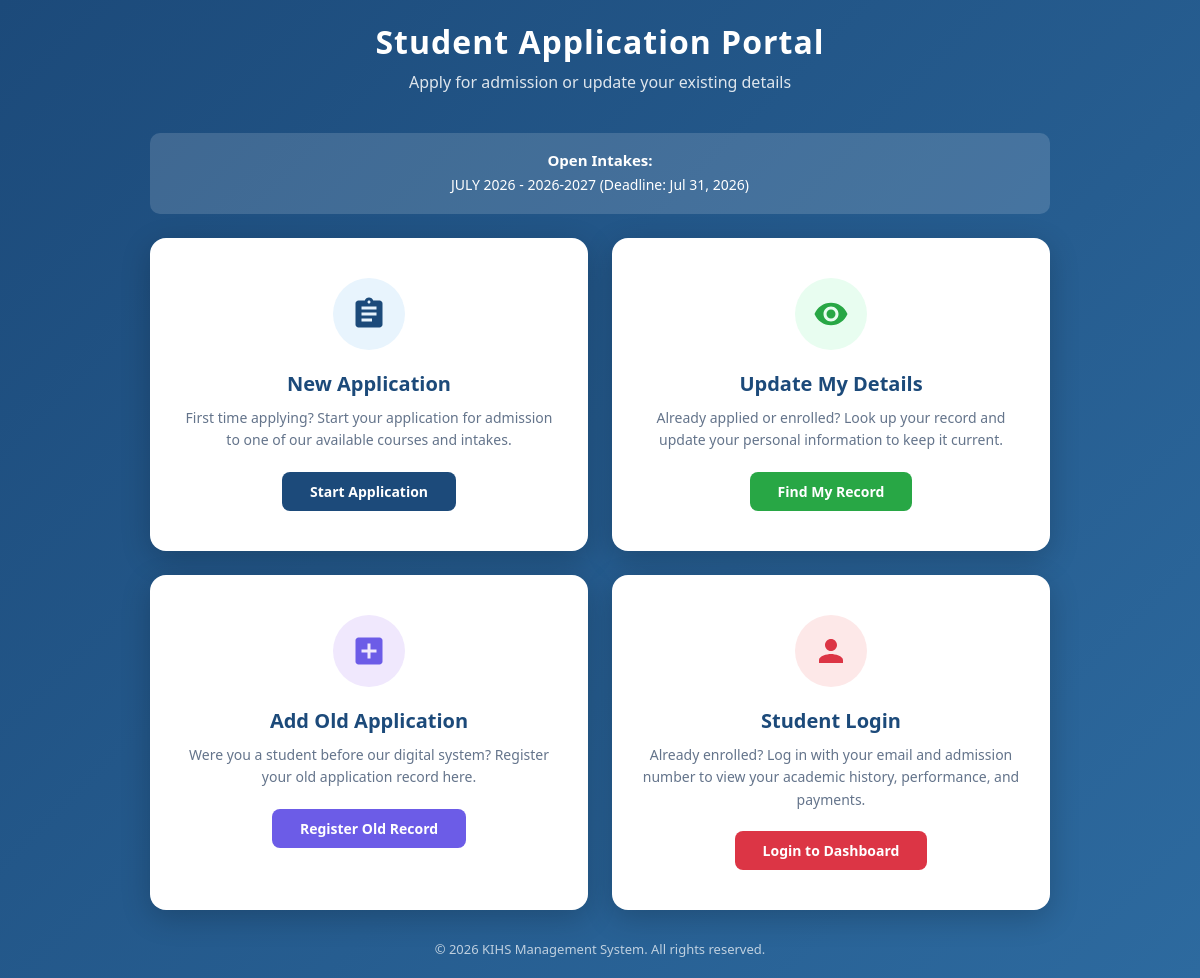
/portal/portal/, run on the app's committed database.
### academics/models.py (models this page shows, shortened)
class Intake(models.Model):
    STATUS_CHOICES = [
        ('OPEN', 'Open'),
        ('CLOSED', 'Closed'),
        ('UPCOMING', 'Upcoming'),
    ]
    name = models.CharField(max_length=100, help_text="Intake name, e.g., January 2026 Intake")
    academic_year = models.ForeignKey('AcademicYear', on_delete=models.CASCADE, related_name='intakes')
    start_date = models.DateField(help_text="Start date for this intake")
    end_date = models.DateField(help_text="Application deadline for this intake")
    status = models.CharField(max_length=15, choices=STATUS_CHOICES, default='UPCOMING')
    description = models.TextField(blank=True, help_text="Description of the intake")
    created_at = models.DateTimeField(auto_now_add=True)
    class Meta:
        verbose_name = 'Intake'
        verbose_name_plural = 'Intakes'
        ordering = ['-start_date']

class AcademicYear(models.Model):
    name = models.CharField(max_length=50, help_text="e.g., 2024-2025", null=True, blank=True)
    start_date = models.DateField(help_text="Start date of the academic year", null=True, blank=True)
    end_date = models.DateField(help_text="End date of the academic year", null=True, blank=True)
    is_current = models.BooleanField(default=False, help_text="Mark as current academic year")
    created_at = models.DateTimeField(auto_now_add=True, null=True)
    class Meta:
        verbose_name = 'Academic Year'
        verbose_name_plural = 'Academic Years'
        ordering = ['-start_date']

### admissions/views.py (the view)
# urls.py: path('portal/', views.portal_landing, name='portal_landing'),
def portal_landing(request):
    open_intakes = Intake.objects.filter(status='OPEN').select_related('academic_year')
    courses = Course.objects.all().order_by('name')
    return render(request, 'admissions/portal/landing.html', {
        'open_intakes': open_intakes,
        'courses': courses,
    })

### SchoolManagementSystem/context_processors.py (called while the page is built)
def dashboard_stats(request):
    total_admissions = AdmissionStudent.objects.count()
    enrolled = AdmissionStudent.objects.filter(enrollment_status='ENROLLED').count()
    completed = AdmissionStudent.objects.filter(enrollment_status='COMPLETED').count()
    withdrawn = AdmissionStudent.objects.filter(enrollment_status='WITHDRAWN').count()
    deferred = AdmissionStudent.objects.filter(enrollment_status='DEFERRED').count()
    pending = AdmissionStudent.objects.filter(enrollment_status='PENDING').count()
    active_enrolled = AcademicStudent.objects.count()
    return {
        'stats_total_students': total_admissions,
        'stats_enrolled': active_enrolled,
        'stats_completed': completed,
        'stats_withdrawn': withdrawn,
        'stats_deferred': deferred,
        'stats_pending': pending,
    }

### admissions/templates/admissions/portal/landing.html (shortened to what this page needs)
<!DOCTYPE html>
<html lang="en">
<head>
</head>
<body>
    <div class="portal-wrapper">
        <div class="portal-header">
            <h1>Student Application Portal</h1>
            <p>Apply for admission or update your existing details</p>
        </div>
        {% if open_intakes %}
        <div class="intake-info">
            <strong>Open Intakes:</strong>
            {% for intake in open_intakes %}
                <p>{{ intake.name }} - {{ intake.academic_year.name|default:"" }} (Deadline: {{ intake.end_date|date:"M d, Y" }})</p>
            {% endfor %}
        </div>
        {% endif %}
        <div class="portal-cards" style="margin-top: 24px;">
            <a href="{% url 'apply' %}" class="portal-card">
                <div class="card-icon new">
                    <svg viewBox="0 0 24 24"><path d="M19 3h-4.18C14.4 1.84 13.3 1 12 1c-1.3 0-2.4.84-2.82 2H5c-1.1 0-2 .9-2 2v14c0 1.1.9 2 2 2h14c1.1 0 2-.9 2-2V5c0-1.1-.9-2-2-2zm-7 0c.55 0 1 .45 1 1s-.45 1-1 1-1-.45-1-1 .45-1 1-1zm2 14H7v-2h7v2zm3-4H7v-2h10v2zm0-4H7V7h10v2z"/></svg>
                </div>
                <h2>New Application</h2>
                <p>First time applying? Start your application for admission to one of our available courses and intakes.</p>
                <span class="card-btn new">Start Application</span>
            </a>
            <a href="{% url 'lookup_application' %}" class="portal-card">
                <div class="card-icon update">
                    <svg viewBox="0 0 24 24"><path d="M12 4.5C7 4.5 2.73 7.61 1 12c1.73 4.39 6 7.5 11 7.5s9.27-3.11 11-7.5c-1.73-4.39-6-7.5-11-7.5zM12 17c-2.76 0-5-2.24-5-5s2.24-5 5-5 5 2.24 5 5-2.24 5-5 5zm0-8c-1.66 0-3 1.34-3 3s1.34 3 3 3 3-1.34 3-3-1.34-3-3-3z"/></svg>
                </div>
                <h2>Update My Details</h2>
                <p>Already applied or enrolled? Look up your record and update your personal information to keep it current.</p>
                <span class="card-btn update">Find My Record</span>
            </a>
            <a href="{% url 'add_old_application' %}" class="portal-card">
                <div class="card-icon old">
                    <svg viewBox="0 0 24 24"><path d="M19 3H5c-1.1 0-2 .9-2 2v14c0 1.1.9 2 2 2h14c1.1 0 2-.9 2-2V5c0-1.1-.9-2-2-2zm-2 10h-4v4h-2v-4H7v-2h4V7h2v4h4v2z"/></svg>
                </div>
                <h2>Add Old Application</h2>
                <p>Were you a student before our digital system? Register your old application record here.</p>
                <span class="card-btn old">Register Old Record</span>
            </a>
            <a href="{% url 'student_login' %}" class="portal-card">
                <div class="card-icon login">
                    <svg viewBox="0 0 24 24"><path d="M12 12c2.21 0 4-1.79 4-4s-1.79-4-4-4-4 1.79-4 4 1.79 4 4 4zm0 2c-2.67 0-8 1.34-8 4v2h16v-2c0-2.66-5.33-4-8-4z"/></svg>
                </div>
                <h2>Student Login</h2>
                <p>Already enrolled? Log in with your email and admission number to view your academic history, performance, and payments.</p>
                <span class="card-btn login">Login to Dashboard</span>
            </a>
        </div>
        <div class="portal-footer">
            <p>&copy; {% now "Y" %} KIHS Management System. All rights reserved.</p>
        </div>
    </div>
</body>
</html>

### admissions/templates/admissions/portal/landing.html (style rules this page uses)
* { margin: 0; padding: 0; box-sizing: border-box; }
body { font-family: 'Segoe UI', system-ui, -apple-system, sans-serif; background: linear-gradient(135deg, #1c4a7a 0%, #2d6a9f 100%); min-height: 100vh; display: flex; align-items: center; justify-content: center; padding: 20px; }
.portal-wrapper { max-width: 900px; width: 100%; }
.portal-header { text-align: center; margin-bottom: 40px; color: #fff; }
.portal-header h1 { font-size: 32px; margin-bottom: 8px; letter-spacing: 1px; }
.portal-header p { font-size: 16px; opacity: 0.85; }
.portal-cards { display: grid; grid-template-columns: 1fr 1fr; gap: 24px; }
.portal-card { background: #fff; border-radius: 16px; padding: 40px 30px; text-align: center; box-shadow: 0 8px 30px rgba(0,0,0,0.2); transition: transform 0.2s, box-shadow 0.2s; text-decoration: none; color: inherit; display: flex; flex-direction: column; align-items: center; }
.card-icon { width: 72px; height: 72px; border-radius: 50%; display: flex; align-items: center; justify-content: center; margin-bottom: 20px; }
.card-icon.new { background: #e8f4fd; }
.card-icon.update { background: #e8fdf0; }
.card-icon.old { background: #f0e8fd; }
.card-icon.login { background: #fde8e8; }
.card-icon svg { width: 36px; height: 36px; }
.card-icon.new svg { fill: #1c4a7a; }
.card-icon.update svg { fill: #28a745; }
.card-icon.old svg { fill: #6c5ce7; }
.card-icon.login svg { fill: #dc3545; }
.portal-card h2 { font-size: 20px; color: #1c4a7a; margin-bottom: 10px; }
.portal-card p { font-size: 14px; color: #64748b; line-height: 1.6; margin-bottom: 20px; }
.card-btn { padding: 10px 28px; border-radius: 8px; font-size: 14px; font-weight: 600; text-decoration: none; display: inline-block; }
.card-btn.new { background: #1c4a7a; color: #fff; }
.card-btn.update { background: #28a745; color: #fff; }
.card-btn.old { background: #6c5ce7; color: #fff; }
.card-btn.login { background: #dc3545; color: #fff; }
.portal-footer { text-align: center; margin-top: 30px; color: #fff; font-size: 13px; opacity: 0.7; }
.intake-info { background: rgba(255,255,255,0.15); border-radius: 10px; padding: 16px 24px; margin-top: 20px; color: #fff; text-align: center; }
.intake-info p { font-size: 14px; margin: 4px 0; }
.intake-info strong { font-size: 15px; }

### data on the page
Intake: name "JULY 2026", academic_year.name "2026-2027", end_date "Jul 31, 2026"
